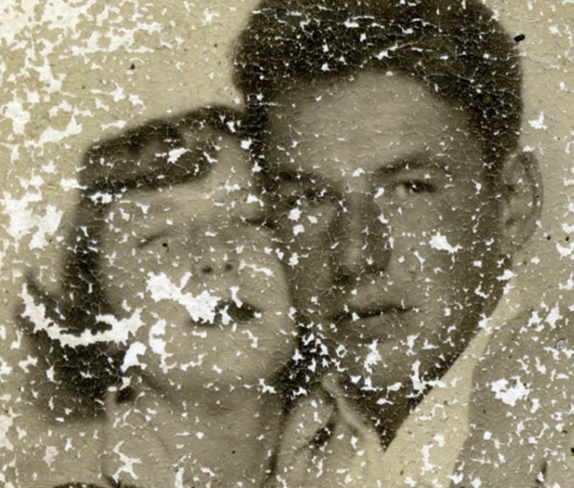
#> input picture tests/data/sample_input.png, 574 x 488 px
$ python generate_test_pairs.py
#> lines starting #> are read from the running program, lines starting #| are printed output that depends on the picture
from __future__ import annotations

import json
from pathlib import Path

import numpy as np
from PIL import Image, ImageEnhance, ImageFilter


ROOT = Path(__file__).resolve().parents[1]
DATA_DIR = ROOT / "tests" / "data"


def load_rgb(path: Path) -> np.ndarray:
    with Image.open(path) as image:
#> image is the input picture: PIL image 574x488 RGBA; mean R, G, B, A 134.9, 128.9, 105.5, 255
        return np.asarray(image.convert("RGB"), dtype=np.uint8)
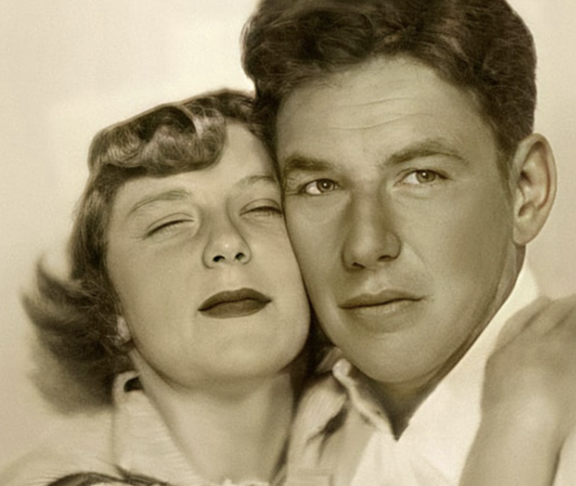
#> input picture tests/data/sample_reference.png, 576 x 486 px
#> in load_rgb, image is the input picture: PIL image 576x486 RGBA; mean R, G, B, A 160, 146.5, 115, 255


def save_rgb(array: np.ndarray, path: Path) -> None:
    path.parent.mkdir(parents=True, exist_ok=True)
    Image.fromarray(array.astype(np.uint8)).save(path)


def add_speckles(image: np.ndarray, seed: int, density: float = 0.012) -> np.ndarray:
#> called with seed = 7, density = 0.009
    rng = np.random.default_rng(seed)
    output = image.astype(np.float32).copy()
    mask = rng.random(image.shape[:2]) < density
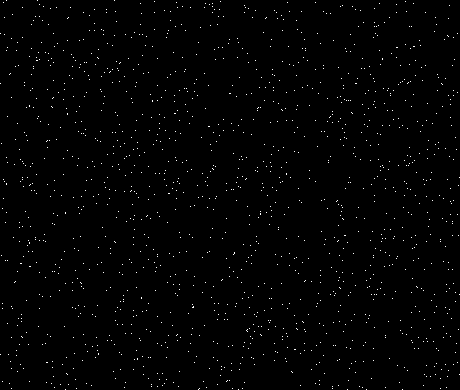
#> mask: shape (390, 460) bool; 0.89% white in thin lines or dots
    colors = rng.choice([0.0, 255.0], size=(image.shape[0], image.shape[1], 1), p=[0.3, 0.7])
#> colors: shape (390, 460, 1) float64; 70% white; black in thin lines or dots
    output[mask] = np.repeat(colors[mask], 3, axis=1)
#> output: shape (390, 460, 3) float32; mean of channels 0, 1, 2 120.5, 114.8, 92.6
    return output.clip(0, 255).astype(np.uint8)


def add_scratches(image: np.ndarray, seed: int, count: int = 14) -> np.ndarray:
    rng = np.random.default_rng(seed)
    output = Image.fromarray(image.astype(np.uint8))
    for _ in range(count):
        x = int(rng.integers(0, image.shape[1]))
        y0 = int(rng.integers(0, image.shape[0] - 40))
        height = int(rng.integers(25, 90))
        width = int(rng.integers(1, 3))
        patch = Image.new("RGB", (width, height), color=(245, 245, 240))
        output.paste(patch, (x, y0))
    return np.asarray(output, dtype=np.uint8)


def sepia_wash(image: np.ndarray, warmth: float = 0.18, fade: float = 0.16) -> np.ndarray:
#> called with warmth = 0.22, fade = 0.14
    arr = image.astype(np.float32) / 255.0
    sepia = np.stack(
        [
            arr[..., 0] * (1.0 + warmth) + fade,
            arr[..., 1] * (1.0 + warmth * 0.5) + fade,
            arr[..., 2] * (1.0 - warmth * 0.8) + fade * 0.4,
        ],
        axis=2,
    )
    return (np.clip(sepia, 0.0, 1.0) * 255.0).astype(np.uint8)
#> returned value: shape (488, 574, 3)


def low_contrast(image: np.ndarray, factor: float = 0.72) -> np.ndarray:
#> called with factor = 0.66
    return np.asarray(ImageEnhance.Contrast(Image.fromarray(image)).enhance(factor), dtype=np.uint8)


def soft_focus(image: np.ndarray, radius: float = 1.4) -> np.ndarray:
    return np.asarray(Image.fromarray(image).filter(ImageFilter.GaussianBlur(radius=radius)), dtype=np.uint8)


def rotate_and_crop(image: np.ndarray, angle: float, crop_box: tuple[int, int, int, int]) -> np.ndarray:
    rotated = Image.fromarray(image).rotate(angle, resample=Image.Resampling.BICUBIC, expand=False)
    return np.asarray(rotated.crop(crop_box), dtype=np.uint8)


def build_pairs() -> list[dict[str, str]]:
    input_image = load_rgb(DATA_DIR / "sample_input.png")
    reference_image = load_rgb(DATA_DIR / "sample_reference.png")
    crop_box = (60, 40, 520, 430)

    pairs: list[tuple[str, np.ndarray, np.ndarray, str]] = [
        (
            "portrait_crop",
            add_speckles(rotate_and_crop(input_image, -2.2, crop_box), seed=7, density=0.009),
            soft_focus(rotate_and_crop(reference_image, 0.0, crop_box), radius=0.8),
            "Clean scan dust and gently align with the softer reference mood.",
        ),
        (
            "sepia_fade",
            add_speckles(low_contrast(sepia_wash(input_image, warmth=0.22, fade=0.14), factor=0.66), seed=11, density=0.014),
            sepia_wash(reference_image, warmth=0.12, fade=0.05),
            "Restore faded tonal range, reduce dust, and keep the sepia look natural.",
        ),
        (
            "scratch_heavy",
            add_scratches(add_speckles(input_image, seed=19, density=0.008), seed=21, count=16),
            soft_focus(reference_image, radius=0.9),
            "Reduce scratches and dust while preserving faces and composition.",
        ),
        (
            "low_contrast_soft",
            soft_focus(low_contrast(reference_image, factor=0.58), radius=1.8),
            soft_focus(reference_image, radius=0.9),
            "Recover contrast gently and keep the image realistic.",
        ),
        (
            "tight_crop_damage",
            add_scratches(add_speckles(rotate_and_crop(input_image, 1.4, (120, 80, 470, 430)), seed=33, density=0.01), seed=34, count=10),
            rotate_and_crop(reference_image, 0.0, (120, 80, 470, 430)),
            "Clean localized damage and softly match the reference tone.",
        ),
    ]
#> call 2 of add_speckles, with seed = 11, density = 0.014
#> in add_speckles (call 2), `mask = rng.random(image.shape[:2]) < density`: mask: shape (488, 574) bool; 1.4% white in thin lines or dots
#> in add_speckles (call 2), `colors = rng.choice([0.0, 255.0], size=(image.shape[0], image.shape[1]..`: colors: shape (488, 574, 1) float64; 70% white; black in thin lines or dots
#> in add_speckles (call 2), `output[mask] = np.repeat(colors[mask], 3, axis=1)`:
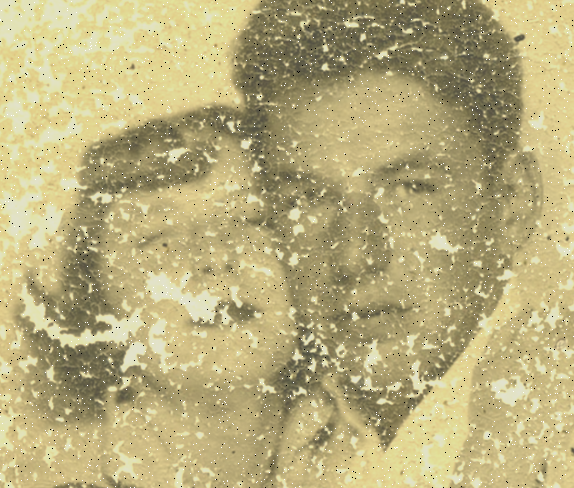
#> output: shape (488, 574, 3) float32; mean of channels 0, 1, 2 184.5, 173.5, 125.2; drawn as R, G, B
#> call 3 of add_speckles, with seed = 19, density = 0.008
#> in add_speckles (call 3), `mask = rng.random(image.shape[:2]) < density`: mask: shape (488, 574) bool; 0.81% white in thin lines or dots
#> in add_speckles (call 3), `colors = rng.choice([0.0, 255.0], size=(image.shape[0], image.shape[1]..`: colors: shape (488, 574, 1) float64; 69.9% white; black in thin lines or dots
#> in add_speckles (call 3), `output[mask] = np.repeat(colors[mask], 3, axis=1)`:
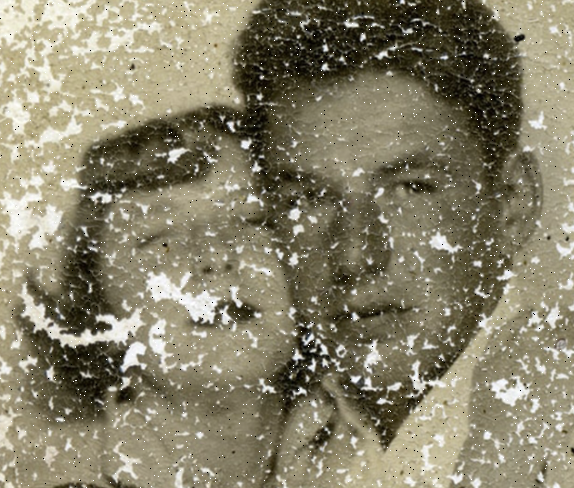
#> output: shape (488, 574, 3) float32; mean R, G, B 135.2, 129.3, 106.1
#> the loop in add_scratches, `for _ in range(count):` made 16 passes
#> (x, y0, height, width) on passes 1 to 12: (173, 349, 50, 2), (267, 317, 47, 1), (168, 282, 65, 2), (139, 189, 86, 1), (402, 429, 84, 2), (512, 88, 74, 2), (290, 444, 79, 1), (562, 382, 49, 2), (448, 99, 42, 1), (266, 427, 50, 1), (529, 197, 28, 2), (438, 197, 86, 1)
#> call 4 of add_speckles, with seed = 33, density = 0.01
#> in add_speckles (call 4), `mask = rng.random(image.shape[:2]) < density`: mask: shape (350, 350) bool; 1% white in thin lines or dots
#> in add_speckles (call 4), `colors = rng.choice([0.0, 255.0], size=(image.shape[0], image.shape[1]..`:
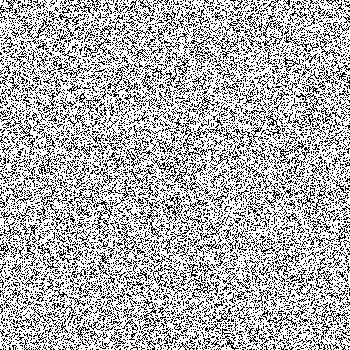
#> colors: shape (350, 350, 1) float64; 69.8% white; black in thin lines or dots
#> in add_speckles (call 4), `output[mask] = np.repeat(colors[mask], 3, axis=1)`:
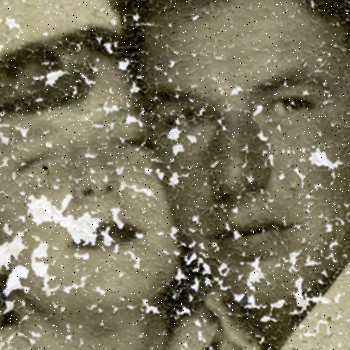
#> output: shape (350, 350, 3) float32; mean of channels 0, 1, 2 124.4, 118.5, 96.2; drawn as R, G, B
#> the loop in add_scratches (call 2), `for _ in range(count):` made 10 passes
#> (x, y0, height, width) on passes 1 to 10: (22, 1, 32, 2), (39, 75, 25, 2), (34, 150, 41, 2), (38, 273, 48, 2), (174, 161, 66, 2), (58, 282, 72, 2), (130, 235, 37, 1), (325, 269, 32, 2), (300, 282, 65, 1), (268, 120, 72, 2)
#> call 4 of rotate_and_crop, with angle = 0, crop_box = (120, 80, 470, 430)
#> in rotate_and_crop (call 4), `return np.asarray(rotated.crop(crop_box), dtype=np.uint8)`:
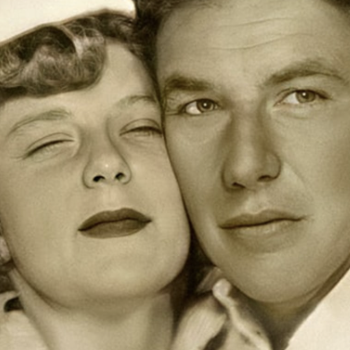
#> returned value: shape (350, 350, 3); mean of channels 0, 1, 2 152.1, 137.4, 102.4; drawn as R, G, B

    manifest: list[dict[str, str]] = []
    for name, source, reference, prompt in pairs:
        source_path = DATA_DIR / f"{name}_source.png"
        reference_path = DATA_DIR / f"{name}_reference.png"
        save_rgb(source, source_path)
        save_rgb(reference, reference_path)
        manifest.append(
            {
                "name": name,
                "source": str(source_path.relative_to(ROOT)),
                "reference": str(reference_path.relative_to(ROOT)),
                "prompt": prompt,
            }
        )
#> this loop made 5 passes
#> name on passes 1 to 5: 'portrait_crop', 'sepia_fade', 'scratch_heavy', 'low_contrast_soft', 'tight_crop_damage'
#> after the loop, manifest = 5 items
    return manifest


def main() -> None:
    manifest = build_pairs()
#> manifest = 5 items
    (DATA_DIR / "manifest.json").write_text(json.dumps(manifest, indent=2) + "\n", encoding="utf-8")


if __name__ == "__main__":
    main()
